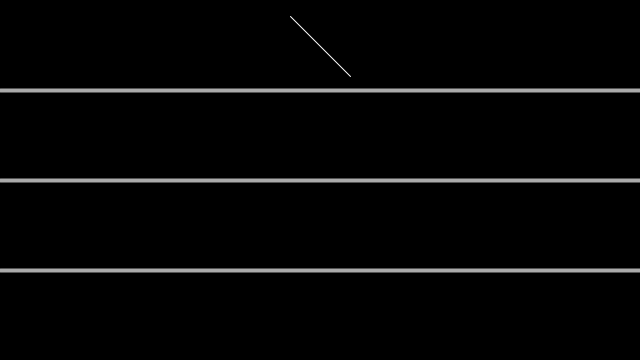
Frame 1 (no input)
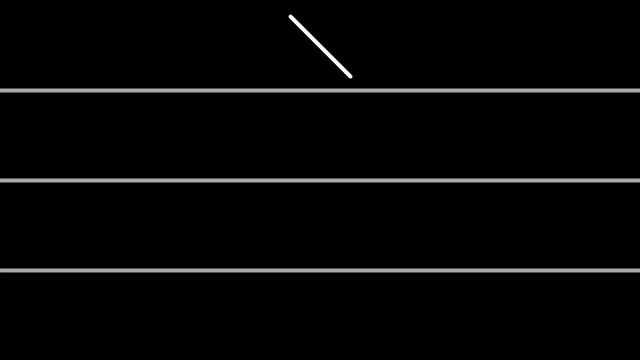
Frame 60 (the mouse pressed at the canvas centre just before this capture)
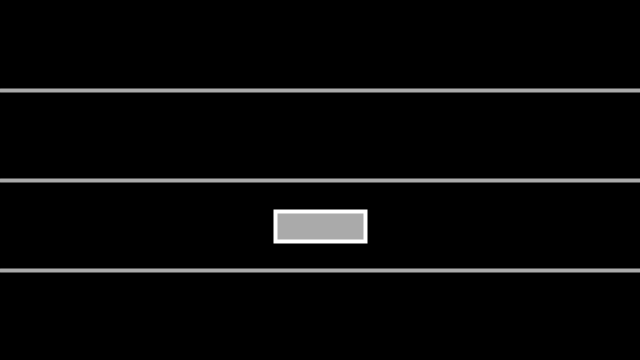
Frame 120 (the mouse held since frame 60 and released just before this capture)

The Processing sketch that drew these frames (run headless with seeded random() and noise(); from frame 60 on, the mouse is pressed at the canvas centre):

// Processing sketch: conditionalPractice
// ── conditionalPractice.pde
//https://www.youtube.com/watch?v=4JzDttgdILQ&t=8274s 디자인 참고

void setup() {
  size(640, 360);
  rectMode(CENTER);
}

void draw() {
  background(0);
  stroke(255);
  fill(170);

  if (mouseY < height / 4) {
    line(width * .5 - 30, height * .13 - 30,
      width * .5 + 30, height * .13 + 30);
  } else if (mouseY < height /4 * 2) {
    square(width * .5, height * .38, 60);
  } else if (mouseY < height /4 * 3) {
    rect(width * .5, height * .63, 90, 30);
  } else if (mouseY < height /4 * 4) {
    circle(width * .5, height * .88, 60);
  }

  stroke(170);
  strokeWeight(4);
  line(0, height / 4, width, height / 4);
  line(0, height / 4 * 2,
    width, height / 4 * 2);
  line(0, height / 4 * 3,
    width, height / 4 * 3);
}
